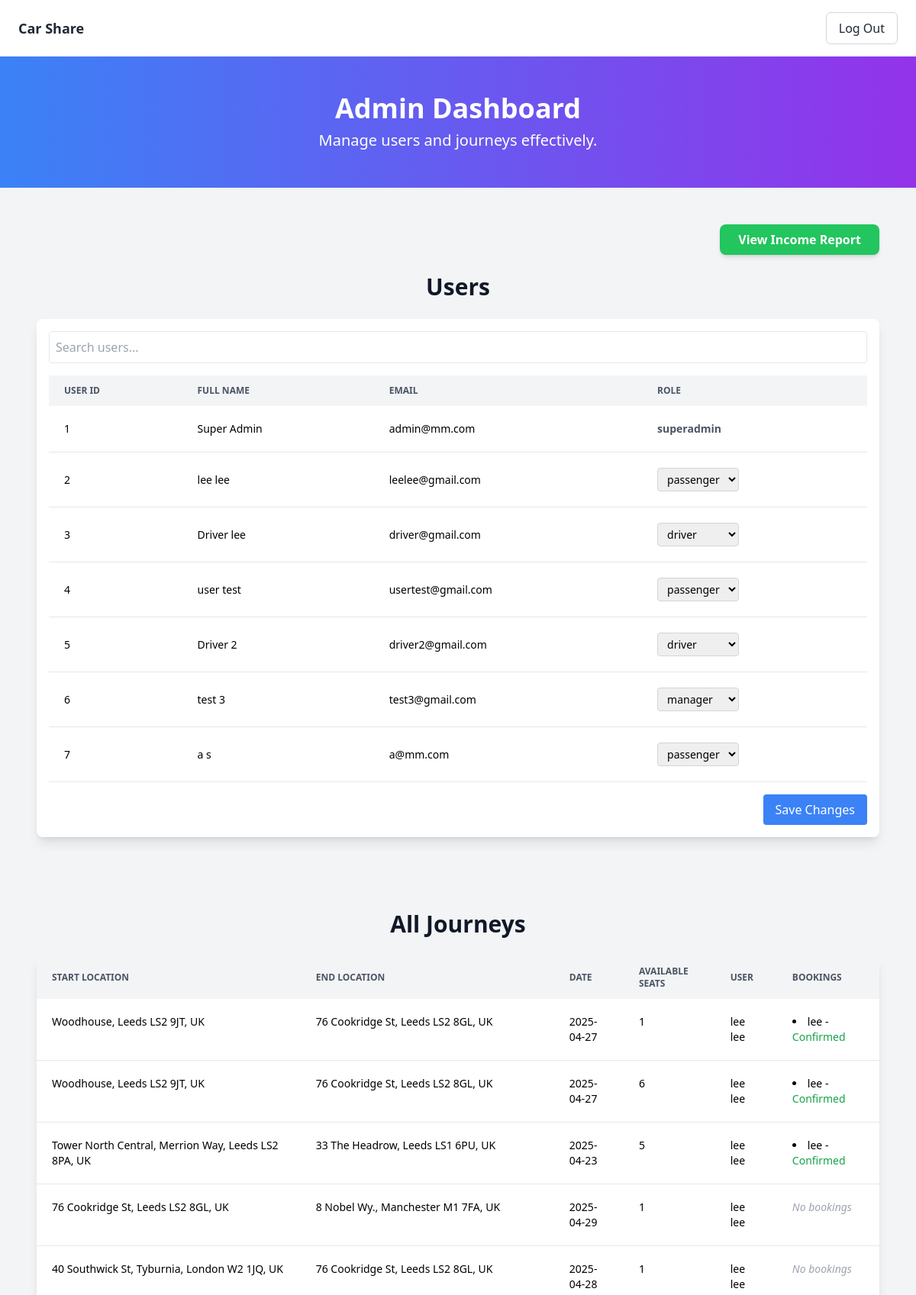
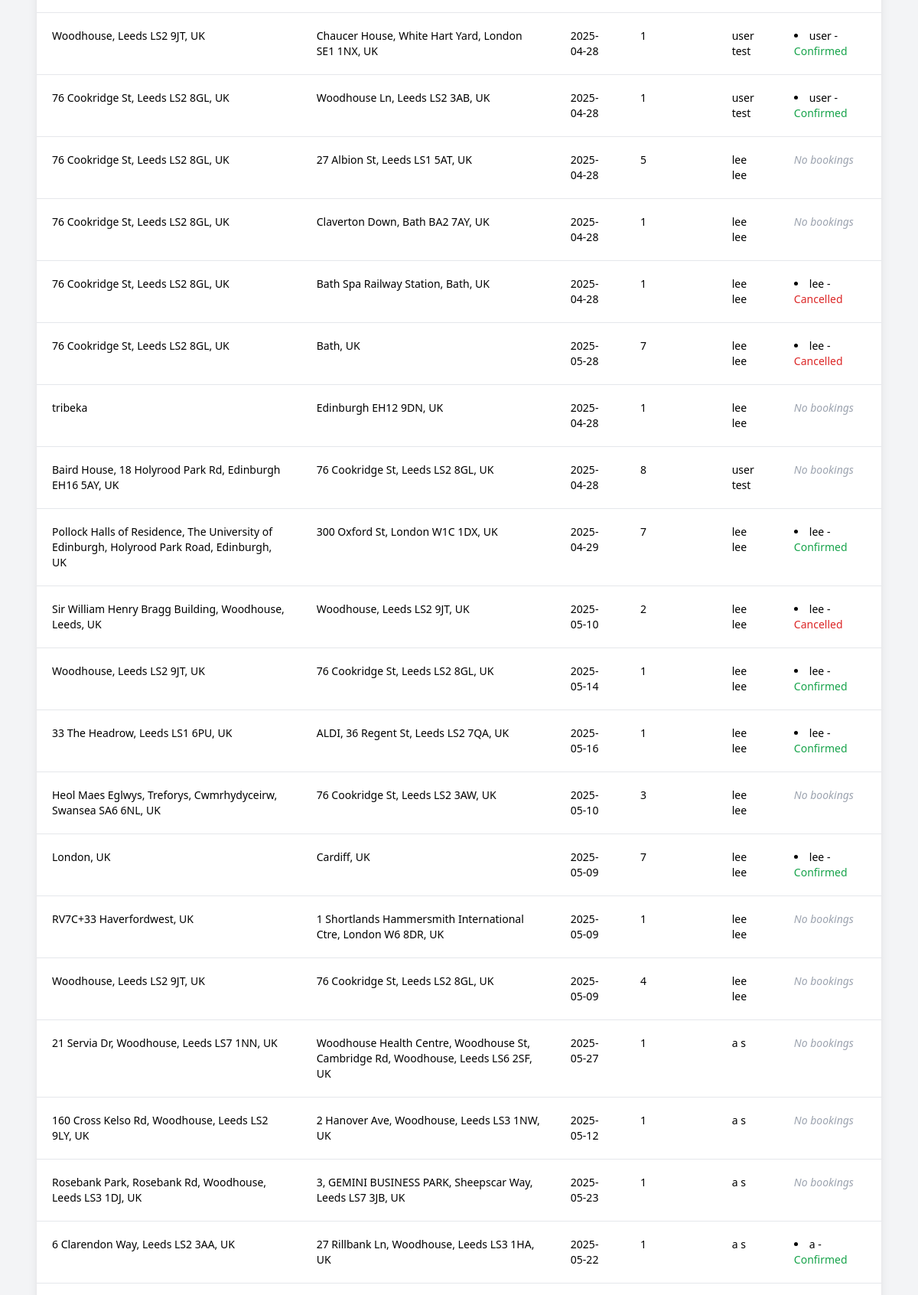
/superadmin (signed in, upper part), run on the app's committed database (2 pictures, top to bottom).
### app/models.py (models this page shows, shortened)
class User(UserMixin, db.Model):
    __tablename__ = 'users'
    id = db.Column(db.Integer, primary_key=True)
    firstname = db.Column(db.String(50))
    lastname = db.Column(db.String(50))
    email = db.Column(db.String, unique=True, nullable=False)
    password = db.Column(db.String, nullable=False)
    phone_number = db.Column(db.String)
    role = db.Column(db.Enum(UserRole), nullable=False)
    rating = db.Column(db.Float)
    journeys_created = db.relationship('Journey', foreign_keys='Journey.creator_id', backref='creator', lazy=True)
    journeys_driven = db.relationship('Journey', foreign_keys='Journey.driver_id', backref='driver', lazy=True)
    bookings = db.relationship('Booking', backref='user', lazy=True)
    ratings_given = db.relationship('Rating', foreign_keys='Rating.rater_id', backref='rater', lazy=True)
    ratings_received = db.relationship('Rating', foreign_keys='Rating.rated_user_id', backref='rated', lazy=True)
    sent_messages = db.relationship('Message', foreign_keys='Message.sender_id', backref='sender', lazy=True)
    received_messages = db.relationship('Message', foreign_keys='Message.recipient_id', backref='recipient', lazy=True)
    support_issues = db.relationship('SupportIssue', back_populates='user', lazy=True)
    payments = db.relationship('Payment', backref='user', lazy=True)
    stored_cards = db.relationship('StoredCard', backref='user', lazy=True)
    saved_routes = db.relationship(
        'SavedRoute',
        backref='user',
        lazy=True,
        cascade='all, delete-orphan'
    )

class Journey(db.Model):
    __tablename__ = 'journeys'
    id = db.Column(db.Integer, primary_key=True)
    creator_id = db.Column(db.Integer, db.ForeignKey('users.id'), nullable=False)
    driver_id = db.Column(db.Integer, db.ForeignKey('users.id'))
    start_location = db.Column(db.String(100), nullable=False)
    end_location = db.Column(db.String(100), nullable=False)
    journey_date = db.Column(db.Date, nullable=False)
    journey_time = db.Column(db.Time, nullable=False)
    is_recurring = db.Column(db.Boolean, default=False)
    recurring_days = db.Column(db.String(100))  # comma-separated days
    available_seats = db.Column(db.Integer, nullable=False, default=1)
    journey_status = db.Column(db.String(20), default='active')
    support_issues = db.relationship('SupportIssue', back_populates='journey', lazy=True)
    bookings = db.relationship('Booking', backref='journey', lazy=True)
    messages = db.relationship('Message', backref='journey', lazy=True)

class Booking(db.Model):
    __tablename__ = 'bookings'
    id = db.Column(db.Integer, primary_key=True)
    journey_id = db.Column(db.Integer, db.ForeignKey('journeys.id'), nullable=False)
    user_id = db.Column(db.Integer, db.ForeignKey('users.id'), nullable=False)
    booking_date = db.Column(db.Date)
    passenger_count = db.Column(db.Integer)
    total_cost = db.Column(db.Float)
    booking_status = db.Column(db.String)
    cancellation_reason = db.Column(db.String)
    discount_id = db.Column(db.Integer, db.ForeignKey('discount_rules.id'), nullable=True)
    discount_amount = db.Column(db.Float, nullable=True)
    payment_status = db.Column(db.Enum(BookingPaymentStatus), nullable=False)
    passenger_notes = db.Column(db.String, nullable=True)
    ratings = db.relationship('Rating', backref='booking', lazy=True)
    support_issues = db.relationship('SupportIssue', back_populates='booking', lazy=True)
    payments = db.relationship('Payment', backref='booking', lazy=True)

### app/__init__.py (the view)
@app.route('/superadmin')
@login_required
def superadmin():
    if current_user.role != UserRole.superadmin:
        flash("Access denied.", "danger")
        return redirect(url_for('index'))
    users = User.query.all()
    journeys = Journey.query.all()
    return render_template('superadmin_dashboard.html', users=users, UserRole=UserRole, journeys=journeys)

### app/__init__.py (called while the page is built)
@login_manager.user_loader
def load_user(user_id):
    return User.query.get(int(user_id))

### app/templates/superadmin_dashboard.html (shortened to what this page needs)
{% extends 'base.html' %}
{% block content %}
<header class="py-12 bg-gradient-to-r from-blue-500 to-purple-600 text-center text-white">
  <h2 class="text-4xl font-bold">Admin Dashboard</h2>
  <p class="text-xl mt-2">Manage users and journeys effectively.</p>
</header>
<section class="py-12 max-w-6xl mx-auto px-6">
  <div class="flex justify-end mb-6">
    <a href="{{ url_for('admin_income') }}" class="inline-block bg-green-500 hover:bg-green-600 text-white font-bold py-2 px-6 rounded-lg shadow-md transition">
      View Income Report
    </a>
  </div>
  <h2 class="text-3xl font-bold text-gray-900 text-center">Users</h2>
  <div class="bg-white shadow-lg rounded-lg overflow-x-auto mt-6 p-4">
    <input type="text" id="userFilter" placeholder="Search users..." class="mb-4 p-2 border rounded w-full" onkeyup="filterUsers()" />
    <form method="POST" action="{{ url_for('update_roles') }}">
      <table class="min-w-full leading-normal">
        <thead>
          <tr>
            <th class="px-5 py-3 bg-gray-100 text-left text-xs font-semibold text-gray-600 uppercase">User ID</th>
            <th class="px-5 py-3 bg-gray-100 text-left text-xs font-semibold text-gray-600 uppercase">Full Name</th>
            <th class="px-5 py-3 bg-gray-100 text-left text-xs font-semibold text-gray-600 uppercase">Email</th>
            <th class="px-5 py-3 bg-gray-100 text-left text-xs font-semibold text-gray-600 uppercase">Role</th>
          </tr>
        </thead>
        <tbody id="userTable">
          {% for user in users %}
          <tr class="bg-white border-b">
            <td class="px-5 py-5 text-sm">{{ user.id }}</td>
            <td class="px-5 py-5 text-sm">{{ user.firstname }} {{ user.lastname }}</td>
            <td class="px-5 py-5 text-sm">{{ user.email }}</td>
            <td class="px-5 py-5 text-sm">
              {% if user.role == UserRole.superadmin %}
                <span class="text-gray-600 font-semibold">{{ user.role.value }}</span>
              {% else %}
                <select name="role_{{ user.id }}" class="border border-gray-300 rounded px-2 py-1">
                  {% for role in UserRole %}
                    {% if role != UserRole.superadmin %}
                      <option value="{{ role.value }}" {% if user.role == role %}selected{% endif %}>
                        {{ role.value }}
                      </option>
                    {% endif %}
                  {% endfor %}
                </select>
              {% endif %}
            </td>
          </tr>
          {% endfor %}
        </tbody>
      </table>
      <div class="mt-4 text-right">
        <button type="submit" class="bg-blue-500 text-white px-4 py-2 rounded hover:bg-blue-600">Save Changes</button>
      </div>
    </form>
  </div>
</section>
<section class="py-12 max-w-6xl mx-auto px-6">
  <h2 class="text-3xl font-bold text-gray-900 text-center">All Journeys</h2>
  <div class="bg-white shadow-lg rounded-lg overflow-x-auto mt-6">
    <table class="min-w-full leading-normal">
      <thead>
        <tr>
          <th class="px-5 py-3 bg-gray-100 text-left text-xs font-semibold text-gray-600 uppercase">Start Location</th>
          <th class="px-5 py-3 bg-gray-100 text-left text-xs font-semibold text-gray-600 uppercase">End Location</th>
          <th class="px-5 py-3 bg-gray-100 text-left text-xs font-semibold text-gray-600 uppercase">Date</th>
          <th class="px-5 py-3 bg-gray-100 text-left text-xs font-semibold text-gray-600 uppercase">Available Seats</th>
          <th class="px-5 py-3 bg-gray-100 text-left text-xs font-semibold text-gray-600 uppercase">User</th>
          <th class="px-5 py-3 bg-gray-100 text-left text-xs font-semibold text-gray-600 uppercase">Bookings</th>
        </tr>
      </thead>
      <tbody>
        {% for journey in journeys %}
        <tr class="bg-white border-b align-top">
          <td class="px-5 py-5 text-sm">{{ journey.start_location }}</td>
          <td class="px-5 py-5 text-sm">{{ journey.end_location }}</td>
          <td class="px-5 py-5 text-sm">{{ journey.journey_date }}</td>
          <td class="px-5 py-5 text-sm">{{ journey.available_seats }}</td>
          <td class="px-5 py-5 text-sm">{{ journey.creator.firstname }} {{ journey.creator.lastname }}</td>
          <td class="px-5 py-5 text-sm">
            {% if journey.bookings %}
              <ul class="list-disc list-inside space-y-1">
                {% for booking in journey.bookings %}
                  <li>
                    {{ booking.user.firstname }} -
                    <span class="
                      {% if booking.booking_status == 'confirmed' %}
                        text-green-600
                      {% elif booking.booking_status == 'cancelled' %}
                        text-red-600
                      {% elif booking.booking_status == 'pending' %}
                        text-yellow-600
                      {% else %}
                        text-gray-600
                      {% endif %}">
                      {{ booking.booking_status|capitalize }}
                    </span>
                  </li>
                {% endfor %}
              </ul>
            {% else %}
              <span class="text-gray-400 italic">No bookings</span>
            {% endif %}
          </td>
        </tr>
        {% endfor %}
      </tbody>
    </table>
  </div>
</section>
{% endblock %}

### data on the page
User: id "1", firstname "Super", lastname "Admin", email "admin@mm.com", role.value "superadmin"
User: id "2", firstname "lee", lastname "lee", email "leelee@gmail.com", role+id "passenger"
User: id "3", firstname "Driver", lastname "lee", email "driver@gmail.com", role+id "driver"
User: id "4", firstname "user", lastname "test", email "usertest@gmail.com", role+id "passenger"
User: id "5", firstname "Driver", lastname "2", email "driver2@gmail.com", role+id "driver"
User: id "6", firstname "test", lastname "3", email "test3@gmail.com", role+id "manager"
User: id "7", firstname "a", lastname "s", email "a@mm.com", role+id "passenger"
Journey: start_location "Woodhouse, Leeds LS2 9JT, UK", end_location "76 Cookridge St, Leeds LS2 8GL, UK", journey_date "2025-04-27", available_seats "1", creator.firstname "lee", creator.lastname "lee"
Booking: user.firstname "lee", booking_status "Confirmed"
Journey: start_location "Woodhouse, Leeds LS2 9JT, UK", end_location "76 Cookridge St, Leeds LS2 8GL, UK", journey_date "2025-04-27", available_seats "6", creator.firstname "lee", creator.lastname "lee"
Booking: user.firstname "lee", booking_status "Confirmed"
Journey: start_location "Tower North Central, Merrion Way, Leeds LS2 8PA, UK", end_location "33 The Headrow, Leeds LS1 6PU, UK", journey_date "2025-04-23", available_seats "5", creator.firstname "lee", creator.lastname "lee"
Booking: user.firstname "lee", booking_status "Confirmed"
Journey: start_location "76 Cookridge St, Leeds LS2 8GL, UK", end_location "8 Nobel Wy., Manchester M1 7FA, UK", journey_date "2025-04-29", available_seats "1", creator.firstname "lee", creator.lastname "lee", shows "No bookings"
Journey: start_location "40 Southwick St, Tyburnia, London W2 1JQ, UK", end_location "76 Cookridge St, Leeds LS2 8GL, UK", journey_date "2025-04-28", available_seats "1", creator.firstname "lee", creator.lastname "lee", shows "No bookings"
Journey: start_location "Woodhouse, Leeds LS2 9JT, UK", end_location "Chaucer House, White Hart Yard, London SE1 1NX, UK", journey_date "2025-04-28", available_seats "1", creator.firstname "user", creator.lastname "test"
Booking: user.firstname "user", booking_status "Confirmed"
Journey: start_location "76 Cookridge St, Leeds LS2 8GL, UK", end_location "Woodhouse Ln, Leeds LS2 3AB, UK", journey_date "2025-04-28", available_seats "1", creator.firstname "user", creator.lastname "test"
Booking: user.firstname "user", booking_status "Confirmed"
Journey: start_location "76 Cookridge St, Leeds LS2 8GL, UK", end_location "27 Albion St, Leeds LS1 5AT, UK", journey_date "2025-04-28", available_seats "5", creator.firstname "lee", creator.lastname "lee", shows "No bookings"
Journey: start_location "76 Cookridge St, Leeds LS2 8GL, UK", end_location "Claverton Down, Bath BA2 7AY, UK", journey_date "2025-04-28", available_seats "1", creator.firstname "lee", creator.lastname "lee", shows "No bookings"
Journey: start_location "76 Cookridge St, Leeds LS2 8GL, UK", end_location "Bath Spa Railway Station, Bath, UK", journey_date "2025-04-28", available_seats "1", creator.firstname "lee", creator.lastname "lee"
Booking: user.firstname "lee", booking_status "Cancelled"
Journey: start_location "76 Cookridge St, Leeds LS2 8GL, UK", end_location "Bath, UK", journey_date "2025-05-28", available_seats "7", creator.firstname "lee", creator.lastname "lee"
Booking: user.firstname "lee", booking_status "Cancelled"
Journey: start_location "tribeka", end_location "Edinburgh EH12 9DN, UK", journey_date "2025-04-28", available_seats "1", creator.firstname "lee", creator.lastname "lee", shows "No bookings"
Journey: start_location "Baird House, 18 Holyrood Park Rd, Edinburgh EH16 5AY, UK", end_location "76 Cookridge St, Leeds LS2 8GL, UK", journey_date "2025-04-28", available_seats "8", creator.firstname "user", creator.lastname "test", shows "No bookings"
Journey: start_location "Pollock Halls of Residence, The University of Edinburgh, Holyrood Park Road, Edinburgh, UK", end_location "300 Oxford St, London W1C 1DX, UK", journey_date "2025-04-29", available_seats "7", creator.firstname "lee", creator.lastname "lee"
Booking: user.firstname "lee", booking_status "Confirmed"
Journey: start_location "Sir William Henry Bragg Building, Woodhouse, Leeds, UK", end_location "Woodhouse, Leeds LS2 9JT, UK", journey_date "2025-05-10", available_seats "2", creator.firstname "lee", creator.lastname "lee"
Booking: user.firstname "lee", booking_status "Cancelled"
Journey: start_location "Woodhouse, Leeds LS2 9JT, UK", end_location "76 Cookridge St, Leeds LS2 8GL, UK", journey_date "2025-05-14", available_seats "1", creator.firstname "lee", creator.lastname "lee"
Booking: user.firstname "lee", booking_status "Confirmed"
Journey: start_location "33 The Headrow, Leeds LS1 6PU, UK", end_location "ALDI, 36 Regent St, Leeds LS2 7QA, UK", journey_date "2025-05-16", available_seats "1", creator.firstname "lee", creator.lastname "lee"
Booking: user.firstname "lee", booking_status "Confirmed"
Journey: start_location "Heol Maes Eglwys, Treforys, Cwmrhydyceirw, Swansea SA6 6NL, UK", end_location "76 Cookridge St, Leeds LS2 3AW, UK", journey_date "2025-05-10", available_seats "3", creator.firstname "lee", creator.lastname "lee", shows "No bookings"
Journey: start_location "London, UK", end_location "Cardiff, UK", journey_date "2025-05-09", available_seats "7", creator.firstname "lee", creator.lastname "lee"
Booking: user.firstname "lee", booking_status "Confirmed"
Journey: start_location "RV7C+33 Haverfordwest, UK", end_location "1 Shortlands Hammersmith International Ctre, London W6 8DR, UK", journey_date "2025-05-09", available_seats "1", creator.firstname "lee", creator.lastname "lee", shows "No bookings"
Journey: start_location "Woodhouse, Leeds LS2 9JT, UK", end_location "76 Cookridge St, Leeds LS2 8GL, UK", journey_date "2025-05-09", available_seats "4", creator.firstname "lee", creator.lastname "lee", shows "No bookings"
Journey: start_location "21 Servia Dr, Woodhouse, Leeds LS7 1NN, UK", end_location "Woodhouse Health Centre, Woodhouse St, Cambridge Rd, Woodhouse, Leeds LS6 2SF, UK", journey_date "2025-05-27", available_seats "1", creator.firstname "a", creator.lastname "s", shows "No bookings"
Journey: start_location "160 Cross Kelso Rd, Woodhouse, Leeds LS2 9LY, UK", end_location "2 Hanover Ave, Woodhouse, Leeds LS3 1NW, UK", journey_date "2025-05-12", available_seats "1", creator.firstname "a", creator.lastname "s", shows "No bookings"
Journey: start_location "Rosebank Park, Rosebank Rd, Woodhouse, Leeds LS3 1DJ, UK", end_location "3, GEMINI BUSINESS PARK, Sheepscar Way, Leeds LS7 3JB, UK", journey_date "2025-05-23", available_seats "1", creator.firstname "a", creator.lastname "s", shows "No bookings"
Journey: start_location "6 Clarendon Way, Leeds LS2 3AA, UK", end_location "27 Rillbank Ln, Woodhouse, Leeds LS3 1HA, UK", journey_date "2025-05-22", available_seats "1", creator.firstname "a", creator.lastname "s"
Booking: user.firstname "a", booking_status "Confirmed"
